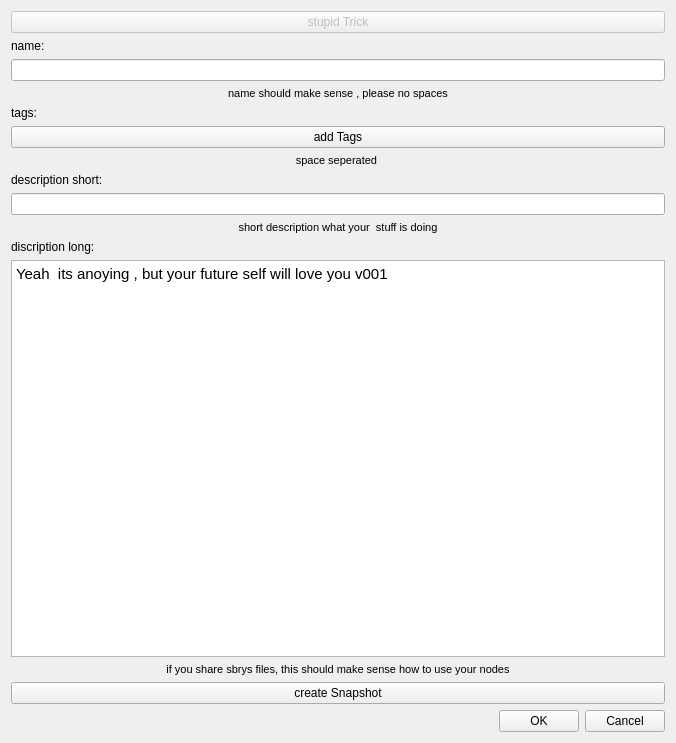
<?xml version="1.0" encoding="UTF-8"?>
<ui version="4.0">
 <class>create_sbrys_file</class>
 <widget class="QDialog" name="create_sbrys_file">
  <property name="geometry">
   <rect>
    <x>0</x>
    <y>0</y>
    <width>676</width>
    <height>743</height>
   </rect>
  </property>
  <property name="windowTitle">
   <string>create sbrys</string>
  </property>
  <layout class="QVBoxLayout" name="verticalLayout">
   <item>
    <widget class="QPushButton" name="toHide">
     <property name="enabled">
      <bool>false</bool>
     </property>
     <property name="text">
      <string>stupid Trick</string>
     </property>
     <property name="autoDefault">
      <bool>false</bool>
     </property>
     <property name="default">
      <bool>true</bool>
     </property>
    </widget>
   </item>
   <item>
    <widget class="QLabel" name="label">
     <property name="sizePolicy">
      <sizepolicy hsizetype="Fixed" vsizetype="Preferred">
       <horstretch>0</horstretch>
       <verstretch>0</verstretch>
      </sizepolicy>
     </property>
     <property name="maximumSize">
      <size>
       <width>50</width>
       <height>16777215</height>
      </size>
     </property>
     <property name="text">
      <string>name:</string>
     </property>
    </widget>
   </item>
   <item>
    <widget class="QLineEdit" name="name_le">
     <property name="sizePolicy">
      <sizepolicy hsizetype="Expanding" vsizetype="Fixed">
       <horstretch>0</horstretch>
       <verstretch>0</verstretch>
      </sizepolicy>
     </property>
    </widget>
   </item>
   <item>
    <widget class="QLabel" name="label_4">
     <property name="font">
      <font>
       <pointsize>8</pointsize>
      </font>
     </property>
     <property name="text">
      <string>name should make sense , please no spaces</string>
     </property>
     <property name="alignment">
      <set>Qt::AlignCenter</set>
     </property>
    </widget>
   </item>
   <item>
    <widget class="QLabel" name="label_2">
     <property name="sizePolicy">
      <sizepolicy hsizetype="Expanding" vsizetype="Preferred">
       <horstretch>0</horstretch>
       <verstretch>0</verstretch>
      </sizepolicy>
     </property>
     <property name="minimumSize">
      <size>
       <width>30</width>
       <height>0</height>
      </size>
     </property>
     <property name="maximumSize">
      <size>
       <width>30</width>
       <height>16777215</height>
      </size>
     </property>
     <property name="text">
      <string>tags:</string>
     </property>
    </widget>
   </item>
   <item>
    <layout class="QHBoxLayout" name="tag_buttons_hl">
     <property name="spacing">
      <number>6</number>
     </property>
     <property name="sizeConstraint">
      <enum>QLayout::SetDefaultConstraint</enum>
     </property>
    </layout>
   </item>
   <item>
    <layout class="QHBoxLayout" name="tags_hl">
     <item>
      <widget class="QPushButton" name="add_tag_pb">
       <property name="text">
        <string>add Tags</string>
       </property>
       <property name="autoDefault">
        <bool>true</bool>
       </property>
       <property name="default">
        <bool>false</bool>
       </property>
      </widget>
     </item>
    </layout>
   </item>
   <item>
    <widget class="QLabel" name="label_6">
     <property name="font">
      <font>
       <pointsize>8</pointsize>
      </font>
     </property>
     <property name="text">
      <string>space seperated </string>
     </property>
     <property name="alignment">
      <set>Qt::AlignCenter</set>
     </property>
    </widget>
   </item>
   <item>
    <widget class="QLabel" name="label_3">
     <property name="sizePolicy">
      <sizepolicy hsizetype="Fixed" vsizetype="Preferred">
       <horstretch>0</horstretch>
       <verstretch>0</verstretch>
      </sizepolicy>
     </property>
     <property name="text">
      <string>description short:</string>
     </property>
    </widget>
   </item>
   <item>
    <widget class="QLineEdit" name="desr_le"/>
   </item>
   <item>
    <widget class="QLabel" name="label_7">
     <property name="font">
      <font>
       <pointsize>8</pointsize>
      </font>
     </property>
     <property name="text">
      <string>short description what your  stuff is doing</string>
     </property>
     <property name="alignment">
      <set>Qt::AlignCenter</set>
     </property>
    </widget>
   </item>
   <item>
    <widget class="QLabel" name="label_5">
     <property name="sizePolicy">
      <sizepolicy hsizetype="Fixed" vsizetype="Preferred">
       <horstretch>0</horstretch>
       <verstretch>0</verstretch>
      </sizepolicy>
     </property>
     <property name="text">
      <string>discription long:</string>
     </property>
    </widget>
   </item>
   <item>
    <widget class="QTextEdit" name="desc_long_te">
     <property name="tabChangesFocus">
      <bool>true</bool>
     </property>
     <property name="html">
      <string>&lt;!DOCTYPE HTML PUBLIC &quot;-//W3C//DTD HTML 4.0//EN&quot; &quot;http://www.w3.org/TR/REC-html40/strict.dtd&quot;&gt;
&lt;html&gt;&lt;head&gt;&lt;meta name=&quot;qrichtext&quot; content=&quot;1&quot; /&gt;&lt;style type=&quot;text/css&quot;&gt;
p, li { white-space: pre-wrap; }
&lt;/style&gt;&lt;/head&gt;&lt;body style=&quot; font-family:'Ubuntu'; font-size:11pt; font-weight:400; font-style:normal;&quot;&gt;
&lt;p style=&quot; margin-top:0px; margin-bottom:0px; margin-left:0px; margin-right:0px; -qt-block-indent:0; text-indent:0px;&quot;&gt;Yeah  its anoying , but your future self will love you v001&lt;/p&gt;&lt;/body&gt;&lt;/html&gt;</string>
     </property>
    </widget>
   </item>
   <item>
    <widget class="QLabel" name="label_8">
     <property name="font">
      <font>
       <pointsize>8</pointsize>
      </font>
     </property>
     <property name="text">
      <string>if you share sbrys files, this should make sense how to use your nodes</string>
     </property>
     <property name="alignment">
      <set>Qt::AlignCenter</set>
     </property>
    </widget>
   </item>
   <item>
    <widget class="QPushButton" name="image_pb">
     <property name="text">
      <string>create Snapshot</string>
     </property>
    </widget>
   </item>
   <item>
    <widget class="QDialogButtonBox" name="buttonBox">
     <property name="focusPolicy">
      <enum>Qt::TabFocus</enum>
     </property>
     <property name="orientation">
      <enum>Qt::Horizontal</enum>
     </property>
     <property name="standardButtons">
      <set>QDialogButtonBox::Cancel|QDialogButtonBox::Ok</set>
     </property>
    </widget>
   </item>
  </layout>
 </widget>
 <tabstops>
  <tabstop>name_le</tabstop>
  <tabstop>add_tag_pb</tabstop>
  <tabstop>desr_le</tabstop>
  <tabstop>desc_long_te</tabstop>
  <tabstop>image_pb</tabstop>
  <tabstop>buttonBox</tabstop>
  <tabstop>toHide</tabstop>
 </tabstops>
 <resources/>
 <connections>
  <connection>
   <sender>buttonBox</sender>
   <signal>accepted()</signal>
   <receiver>create_sbrys_file</receiver>
   <slot>accept()</slot>
   <hints>
    <hint type="sourcelabel">
     <x>344</x>
     <y>707</y>
    </hint>
    <hint type="destinationlabel">
     <x>157</x>
     <y>274</y>
    </hint>
   </hints>
  </connection>
  <connection>
   <sender>buttonBox</sender>
   <signal>rejected()</signal>
   <receiver>create_sbrys_file</receiver>
   <slot>reject()</slot>
   <hints>
    <hint type="sourcelabel">
     <x>344</x>
     <y>707</y>
    </hint>
    <hint type="destinationlabel">
     <x>286</x>
     <y>274</y>
    </hint>
   </hints>
  </connection>
 </connections>
</ui>
